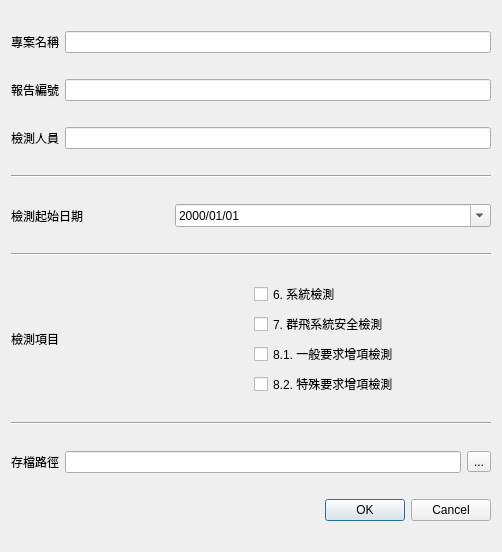
<?xml version="1.0" encoding="UTF-8"?>
<ui version="4.0">
 <class>NewProjectDialog</class>
 <widget class="QDialog" name="NewProjectDialog">
  <property name="geometry">
   <rect>
    <x>0</x>
    <y>0</y>
    <width>502</width>
    <height>552</height>
   </rect>
  </property>
  <property name="windowTitle">
   <string>新建專案</string>
  </property>
  <layout class="QVBoxLayout" name="verticalLayout_2">
   <item>
    <layout class="QHBoxLayout" name="horizontalLayout_7">
     <item>
      <widget class="QLabel" name="label_ProjectName">
       <property name="text">
        <string>專案名稱</string>
       </property>
      </widget>
     </item>
     <item>
      <widget class="QLineEdit" name="lineEdit_ProjectName">
       <property name="required" stdset="0">
        <bool>true</bool>
       </property>
       <property name="json_key" stdset="0">
        <string>project_name</string>
       </property>
      </widget>
     </item>
    </layout>
   </item>
   <item>
    <layout class="QHBoxLayout" name="horizontalLayout">
     <item>
      <widget class="QLabel" name="label_ReportNum">
       <property name="text">
        <string>報告編號</string>
       </property>
      </widget>
     </item>
     <item>
      <widget class="QLineEdit" name="lineEdit_ReportId">
       <property name="required" stdset="0">
        <bool>true</bool>
       </property>
       <property name="json_key" stdset="0">
        <string>report_id</string>
       </property>
      </widget>
     </item>
    </layout>
   </item>
   <item>
    <layout class="QHBoxLayout" name="horizontalLayout_4">
     <item>
      <widget class="QLabel" name="label_Tester">
       <property name="text">
        <string>檢測人員</string>
       </property>
      </widget>
     </item>
     <item>
      <widget class="QLineEdit" name="lineEdit_Tester">
       <property name="required" stdset="0">
        <bool>true</bool>
       </property>
       <property name="json_key" stdset="0">
        <string>tester</string>
       </property>
      </widget>
     </item>
    </layout>
   </item>
   <item>
    <widget class="Line" name="line">
     <property name="orientation">
      <enum>Qt::Orientation::Horizontal</enum>
     </property>
    </widget>
   </item>
   <item>
    <layout class="QHBoxLayout" name="horizontalLayout_2" stretch="1,2">
     <item>
      <widget class="QLabel" name="label_StartDate">
       <property name="text">
        <string>檢測起始日期</string>
       </property>
      </widget>
     </item>
     <item>
      <widget class="QDateEdit" name="dateEdit_StartDate">
       <property name="inputMethodHints">
        <set>Qt::InputMethodHint::ImhPreferNumbers</set>
       </property>
       <property name="displayFormat">
        <string>yyyy/MM/dd</string>
       </property>
       <property name="calendarPopup">
        <bool>true</bool>
       </property>
       <property name="json_key" stdset="0">
        <string>start_date</string>
       </property>
      </widget>
     </item>
    </layout>
   </item>
   <item>
    <widget class="Line" name="line_2">
     <property name="orientation">
      <enum>Qt::Orientation::Horizontal</enum>
     </property>
    </widget>
   </item>
   <item>
    <layout class="QHBoxLayout" name="horizontalLayout_3">
     <item>
      <widget class="QLabel" name="label_TestItem">
       <property name="text">
        <string>檢測項目</string>
       </property>
      </widget>
     </item>
     <item>
      <layout class="QVBoxLayout" name="verticalLayout">
       <item>
        <widget class="QCheckBox" name="checkBox_6">
         <property name="text">
          <string>6. 系統檢測</string>
         </property>
         <property name="json_key" stdset="0">
          <string>test_6</string>
         </property>
        </widget>
       </item>
       <item>
        <widget class="QCheckBox" name="checkBox_7">
         <property name="text">
          <string>7. 群飛系統安全檢測</string>
         </property>
         <property name="json_key" stdset="0">
          <string>test_7</string>
         </property>
        </widget>
       </item>
       <item>
        <widget class="QCheckBox" name="checkBox_81">
         <property name="text">
          <string>8.1. 一般要求增項檢測</string>
         </property>
         <property name="json_key" stdset="0">
          <string>test_81</string>
         </property>
        </widget>
       </item>
       <item>
        <widget class="QCheckBox" name="checkBox_82">
         <property name="text">
          <string>8.2. 特殊要求增項檢測</string>
         </property>
         <property name="json_key" stdset="0">
          <string>test_82</string>
         </property>
        </widget>
       </item>
      </layout>
     </item>
    </layout>
   </item>
   <item>
    <widget class="Line" name="line_3">
     <property name="orientation">
      <enum>Qt::Orientation::Horizontal</enum>
     </property>
    </widget>
   </item>
   <item>
    <layout class="QHBoxLayout" name="horizontalLayout_5">
     <item>
      <widget class="QLabel" name="label_SavePath">
       <property name="text">
        <string>存檔路徑</string>
       </property>
      </widget>
     </item>
     <item>
      <widget class="QLineEdit" name="lineEdit_SavePath">
       <property name="required" stdset="0">
        <bool>true</bool>
       </property>
       <property name="json_key" stdset="0">
        <string>save_path</string>
       </property>
      </widget>
     </item>
     <item>
      <widget class="QToolButton" name="toolButton_SavePath">
       <property name="text">
        <string>...</string>
       </property>
      </widget>
     </item>
    </layout>
   </item>
   <item>
    <widget class="QDialogButtonBox" name="buttonBox">
     <property name="orientation">
      <enum>Qt::Orientation::Horizontal</enum>
     </property>
     <property name="standardButtons">
      <set>QDialogButtonBox::StandardButton::Cancel|QDialogButtonBox::StandardButton::Ok</set>
     </property>
    </widget>
   </item>
  </layout>
 </widget>
 <tabstops>
  <tabstop>lineEdit_ProjectName</tabstop>
  <tabstop>lineEdit_ReportId</tabstop>
  <tabstop>lineEdit_Tester</tabstop>
  <tabstop>dateEdit_StartDate</tabstop>
  <tabstop>checkBox_6</tabstop>
  <tabstop>checkBox_7</tabstop>
  <tabstop>checkBox_81</tabstop>
  <tabstop>checkBox_82</tabstop>
  <tabstop>lineEdit_SavePath</tabstop>
  <tabstop>toolButton_SavePath</tabstop>
 </tabstops>
 <resources/>
 <connections>
  <connection>
   <sender>buttonBox</sender>
   <signal>rejected()</signal>
   <receiver>NewProjectDialog</receiver>
   <slot>reject()</slot>
   <hints>
    <hint type="sourcelabel">
     <x>306</x>
     <y>584</y>
    </hint>
    <hint type="destinationlabel">
     <x>286</x>
     <y>274</y>
    </hint>
   </hints>
  </connection>
 </connections>
</ui>
